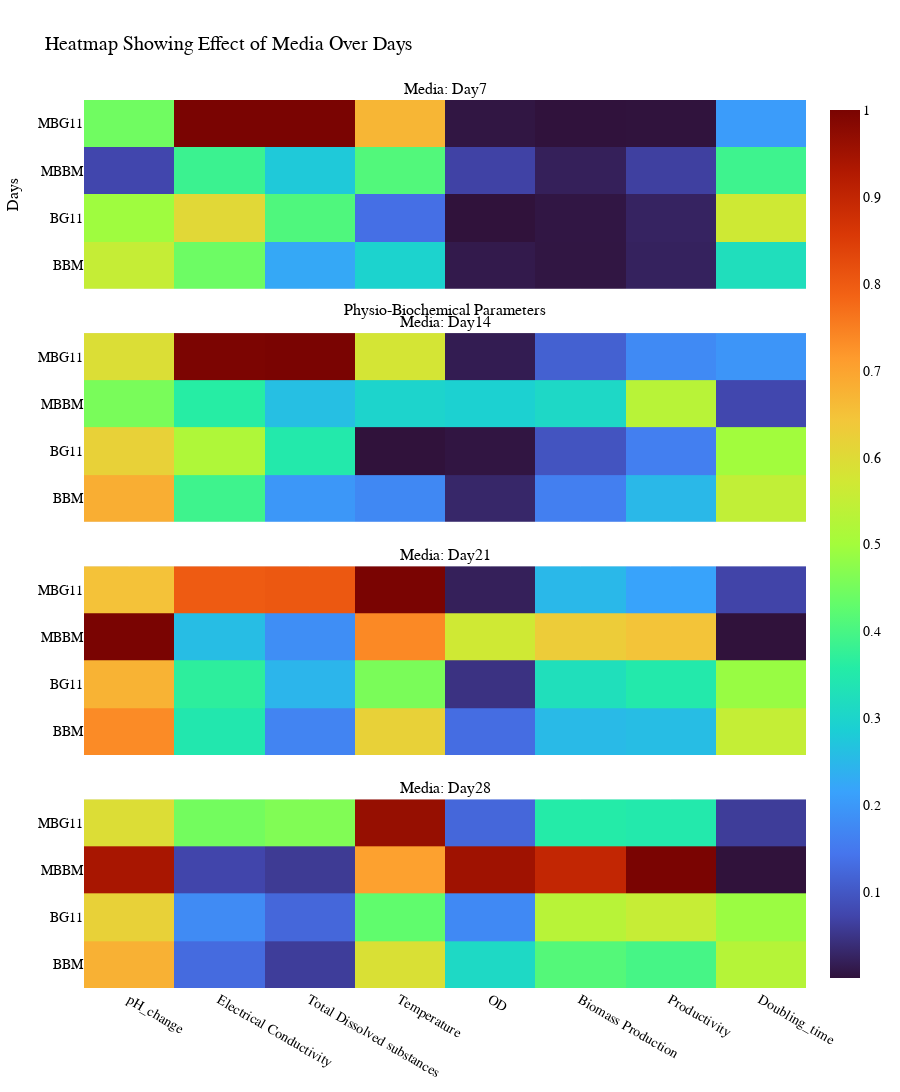

Notebook cell for this chart:
### Code cell
# Heat map
import pandas as pd
import numpy as np
import plotly.express as px
import plotly.graph_objects as go
import plotly.io as pio
from plotly.subplots import make_subplots
from sklearn.preprocessing import MinMaxScaler

# Load the Excel file into a pandas DataFrame
data = pd.read_excel("./microalgae_Exp_2.xlsx")

# Set the variables as the x-axis and the first column as the y-axis
x = data.columns[3:18]
y = data.iloc[:, 1]

# Select only numeric columns for normalization
numeric_data = data.iloc[:, 3:18]

# Convert DataFrame to matrix
data_matrix = numeric_data.values

# Normalize the data_matrix
scaler = MinMaxScaler()
data_matrix_normalized = scaler.fit_transform(data_matrix)

# Select the third variable (assuming it's in the second column)
third_variable = data.iloc[:, 0]

# Create a color scale for the third variable
unique_categories = third_variable.unique()

# Create subplots
fig = make_subplots(
    rows=len(unique_categories), cols=1,
    subplot_titles=[f'Media: {category}' for category in unique_categories],
    shared_xaxes=True, shared_yaxes=True,
    vertical_spacing=0.05
)

# Add heatmaps to subplots
for i, category in enumerate(unique_categories):
    category_data = data_matrix_normalized[third_variable == category]
    heatmap = go.Heatmap(
        z=category_data,
        x=x,
        y=y[third_variable == category],
        colorscale='turbo',
        showscale=(i == len(unique_categories) - 1)  # Show scale only on the last subplot
    )
    fig.add_trace(heatmap, row=i + 1, col=1)

# Update layout
fig.update_layout(
    title='Heatmap Showing Effect of Media Over Days',
    xaxis_title='Physio-Biochemical Parameters',
    yaxis_title='Days',
    height=300 * len(unique_categories),  # Adjust height based on the number of subplots
    font=dict(
        family="Times New Roman",
        size=14,
        color="black"
    ),
    xaxis=dict(
        title=dict(
            text='Physio-Biochemical Parameters',
            font=dict(
                family="Times New Roman",
                size=16,
                color="black"
            )
        ),
        tickfont=dict(
            family="Times New Roman",
            size=14,
            color="black"
        )
    ),
    yaxis=dict(
        title=dict(
            text='Days',
            font=dict(
                family="Times New Roman",
                size=16,
                color="black"
            )
        ),
        tickfont=dict(
            family="Times New Roman",
            size=14,
            color="black"
        )
    )
)

# Show the heatmap
fig.show()

# Save the heatmap as a PNG file using orca with increased resolution
try:
    pio.write_image(
        fig, 
        r'D:\Study\Study and Extras\Dr Nawaz Sb Paper\M.Phil Thesis and Studentship\Rehan_Thesis 2022-2024\Data Set\Exp_2\heatmap_Media.png', 
        engine='orca',
        width=900,  # Set the width of the image
        height=1600,  # Set the height of the image
        scale=2  # Increase the resolution by scaling the figure
    )
    print("Heatmap saved successfully using orca.")
except Exception as e:
    print(f"An error occurred with orca: {e}")

### Figure 1 — Plotly figure (JSON) as saved in the notebook; plotly's stock layout.template omitted (floating-point values rounded to 4 significant figures)
{"data": [{"colorscale": [[0, "#30123b"], [0.07143, "#4145ab"], [0.1429, "#4675ed"], [0.2143, "#39a2fc"], [0.2857, "#1bcfd4"], [0.3571, "#24eca6"], [0.4286, "#61fc6c"], [0.5, "#a4fc3b"], [0.5714, "#d1e834"], [0.6429, "#f3c63a"], [0.7143, "#fe9b2d"], [0.7857, "#f36315"], [0.8571, "#d93806"], [0.9286, "#b11901"], [1, "#7a0402"]], "showscale": false, "type": "heatmap", "x": ["pH_change", "Electrical Conductivity", "Total Dissolved substances", "Temperature", "OD", "Biomass Production", "Productivity", "Doubling_time"], "xaxis": "x", "y": ["BBM", "BBM", "BG11", "BG11", "MBBM", "MBBM", "MBG11", "MBG11"], "yaxis": "y", "z": [[0.6308, 0.1982, 0.1202, 0.4337, 0.02237, 0.006799, 0.02388, 0.5766], [0.552, 0.4409, 0.2245, 0.2949, 0.01062, 0.005165, 0.02228, 0.3222], [0.4301, 0.6867, 0.462, 0.1704, 0.004161, 0.005131, 0.01979, 1], [0.4946, 0.6052, 0.4076, 0.1339, 0, 0.005687, 0.02402, 0.5666], [0, 0.3148, 0.2276, 0.3576, 0.08276, 0.02449, 0.03402, 0.3237], [0.07312, 0.3843, 0.2764, 0.4107, 0.06783, 0.01991, 0.06413, 0.387], [0.3369, 0.9745, 0.9752, 0.559, 0.002789, 0, 0, 0.1791], [0.4444, 1.0, 1.0, 0.67, 0.005182, 0.0003421, 0.00123, 0.2048]]}, {"colorscale": [[0, "#30123b"], [0.07143, "#4145ab"], [0.1429, "#4675ed"], [0.2143, "#39a2fc"], [0.2857, "#1bcfd4"], [0.3571, "#24eca6"], [0.4286, "#61fc6c"], [0.5, "#a4fc3b"], [0.5714, "#d1e834"], [0.6429, "#f3c63a"], [0.7143, "#fe9b2d"], [0.7857, "#f36315"], [0.8571, "#d93806"], [0.9286, "#b11901"], [1, "#7a0402"]], "showscale": false, "type": "heatmap", "x": ["pH_change", "Electrical Conductivity", "Total Dissolved substances", "Temperature", "OD", "Biomass Production", "Productivity", "Doubling_time"], "xaxis": "x2", "y": ["BBM", "BBM", "BG11", "BG11", "MBBM", "MBBM", "MBG11", "MBG11"], "yaxis": "y2", "z": [[0.7125, 0.1562, 0.09475, 0.3552, 0.03715, 0.1293, 0.2196, 0.4962], [0.6337, 0.3596, 0.182, 0.161, 0.02749, 0.1476, 0.2319, 0.5066], [0.5097, 0.5358, 0.3614, 0.09191, 0.003482, 0.1661, 0.2775, 0.5072], [0.5742, 0.4806, 0.3246, 0, 0.004173, 0.08744, 0.148, 0.4616], [0.3484, 0.2802, 0.2034, 0.2791, 0.3731, 0.3582, 0.6503, 0.04628], [0.4215, 0.3339, 0.241, 0.2768, 0.2696, 0.2854, 0.4939, 0.06939], [0.4423, 0.8554, 0.8591, 0.4805, 0.006036, 0.1209, 0.2237, 0.1466], [0.5498, 0.9261, 0.928, 0.5361, 0.01332, 0.1046, 0.1631, 0.18]]}, {"colorscale": [[0, "#30123b"], [0.07143, "#4145ab"], [0.1429, "#4675ed"], [0.2143, "#39a2fc"], [0.2857, "#1bcfd4"], [0.3571, "#24eca6"], [0.4286, "#61fc6c"], [0.5, "#a4fc3b"], [0.5714, "#d1e834"], [0.6429, "#f3c63a"], [0.7143, "#fe9b2d"], [0.7857, "#f36315"], [0.8571, "#d93806"], [0.9286, "#b11901"], [1, "#7a0402"]], "showscale": false, "type": "heatmap", "x": ["pH_change", "Electrical Conductivity", "Total Dissolved substances", "Temperature", "OD", "Biomass Production", "Productivity", "Doubling_time"], "xaxis": "x3", "y": ["BBM", "BBM", "BG11", "BG11", "MBBM", "MBBM", "MBG11", "MBG11"], "yaxis": "y3", "z": [[0.8179, 0.1054, 0.06396, 0.7121, 0.1851, 0.2411, 0.2558, 0.4903], [0.7391, 0.3542, 0.1791, 0.6249, 0.1445, 0.2641, 0.2685, 0.5582], [0.6151, 0.4328, 0.2927, 0.4488, 0.05343, 0.4118, 0.3991, 0.4788], [0.6796, 0.3775, 0.2559, 0.4639, 0.06012, 0.3347, 0.3587, 0.4956], [0.9269, 0.1617, 0.1202, 0.6359, 0.5954, 0.7736, 0.7948, 0.008633], [1.0, 0.2682, 0.1949, 0.7407, 0.5742, 0.635, 0.6514, 0.01531], [0.5477, 0.8148, 0.8196, 0.8374, 0.01457, 0.2584, 0.2493, 0.07797], [0.6552, 0.8016, 0.8067, 1, 0.03471, 0.2605, 0.228, 0.08376]]}, {"colorscale": [[0, "#30123b"], [0.07143, "#4145ab"], [0.1429, "#4675ed"], [0.2143, "#39a2fc"], [0.2857, "#1bcfd4"], [0.3571, "#24eca6"], [0.4286, "#61fc6c"], [0.5, "#a4fc3b"], [0.5714, "#d1e834"], [0.6429, "#f3c63a"], [0.7143, "#fe9b2d"], [0.7857, "#f36315"], [0.8571, "#d93806"], [0.9286, "#b11901"], [1, "#7a0402"]], "showscale": true, "type": "heatmap", "x": ["pH_change", "Electrical Conductivity", "Total Dissolved substances", "Temperature", "OD", "Biomass Production", "Productivity", "Doubling_time"], "xaxis": "x4", "y": ["BBM", "BBM", "BG11", "BG11", "MBBM", "MBBM", "MBG11", "MBG11"], "yaxis": "y4", "z": [[0.7577, 0, 0, 0.7477, 0.4608, 0.3988, 0.284, 0.4935], [0.6789, 0.1293, 0.06164, 0.5892, 0.3104, 0.4136, 0.3978, 0.5277], [0.5548, 0.1968, 0.1354, 0.4845, 0.1736, 0.6068, 0.4669, 0.4896], [0.6194, 0.1792, 0.1237, 0.4282, 0.176, 0.5327, 0.5546, 0.4909], [0.8667, 0.04424, 0.03776, 0.6716, 1.0, 1.0, 0.7771, 0], [0.9398, 0.07309, 0.058, 0.705, 0.9524, 0.8988, 1.0, 0.001246], [0.4875, 0.4632, 0.4771, 0.873, 0.07583, 0.3521, 0.2734, 0.0466], [0.595, 0.449, 0.4632, 0.9643, 0.1237, 0.3552, 0.3494, 0.06107]]}], "layout": {"annotations": [{"font": {"size": 16}, "showarrow": false, "text": "Media: Day7", "x": 0.5, "xanchor": "center", "xref": "paper", "y": 1, "yanchor": "bottom", "yref": "paper"}, {"font": {"size": 16}, "showarrow": false, "text": "Media: Day14", "x": 0.5, "xanchor": "center", "xref": "paper", "y": 0.7375, "yanchor": "bottom", "yref": "paper"}, {"font": {"size": 16}, "showarrow": false, "text": "Media: Day21", "x": 0.5, "xanchor": "center", "xref": "paper", "y": 0.475, "yanchor": "bottom", "yref": "paper"}, {"font": {"size": 16}, "showarrow": false, "text": "Media: Day28", "x": 0.5, "xanchor": "center", "xref": "paper", "y": 0.2125, "yanchor": "bottom", "yref": "paper"}], "font": {"color": "black", "family": "Times New Roman", "size": 14}, "height": 1200, "title": {"text": "Heatmap Showing Effect of Media Over Days"}, "xaxis": {"anchor": "y", "domain": [0, 1], "matches": "x4", "showticklabels": false, "tickfont": {"color": "black", "family": "Times New Roman", "size": 14}, "title": {"font": {"color": "black", "family": "Times New Roman", "size": 16}, "text": "Physio-Biochemical Parameters"}}, "xaxis2": {"anchor": "y2", "domain": [0, 1], "matches": "x4", "showticklabels": false}, "xaxis3": {"anchor": "y3", "domain": [0, 1], "matches": "x4", "showticklabels": false}, "xaxis4": {"anchor": "y4", "domain": [0, 1]}, "yaxis": {"anchor": "x", "domain": [0.7875, 1], "tickfont": {"color": "black", "family": "Times New Roman", "size": 14}, "title": {"font": {"color": "black", "family": "Times New Roman", "size": 16}, "text": "Days"}}, "yaxis2": {"anchor": "x2", "domain": [0.525, 0.7375]}, "yaxis3": {"anchor": "x3", "domain": [0.2625, 0.475]}, "yaxis4": {"anchor": "x4", "domain": [0, 0.2125]}}}
